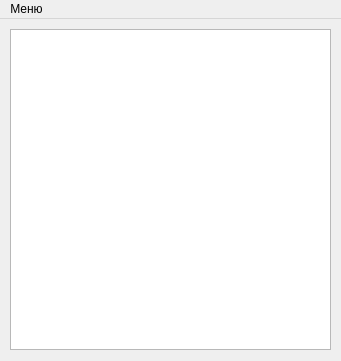
<?xml version="1.0" encoding="UTF-8"?>
<ui version="4.0">
 <class>windowStart</class>
 <widget class="QMainWindow" name="windowStart">
  <property name="geometry">
   <rect>
    <x>0</x>
    <y>0</y>
    <width>341</width>
    <height>361</height>
   </rect>
  </property>
  <property name="windowTitle">
   <string>Open-Program</string>
  </property>
  <property name="windowIcon">
   <iconset theme="C:\Users\User\PycharmProjects\Open-Program\icos\app.ico"/>
  </property>
  <widget class="QWidget" name="centralwidget">
   <widget class="QListWidget" name="listView">
    <property name="geometry">
     <rect>
      <x>10</x>
      <y>10</y>
      <width>321</width>
      <height>321</height>
     </rect>
    </property>
   </widget>
  </widget>
  <widget class="QMenuBar" name="menuBar">
   <property name="geometry">
    <rect>
     <x>0</x>
     <y>0</y>
     <width>341</width>
     <height>21</height>
    </rect>
   </property>
   <widget class="QMenu" name="menuButton">
    <property name="title">
     <string>Меню</string>
    </property>
    <addaction name="actionSettings"/>
    <addaction name="separator"/>
    <addaction name="exitAction"/>
   </widget>
   <addaction name="menuButton"/>
  </widget>
  <action name="actionSettings">
   <property name="icon">
    <iconset theme="C:\Users\User\PycharmProjects\Open-Program\icos\cogweel.ico">
     <normaloff>.</normaloff>.</iconset>
   </property>
   <property name="text">
    <string>Настройки</string>
   </property>
  </action>
  <action name="exitAction">
   <property name="icon">
    <iconset theme="C:\Users\User\PycharmProjects\Open-Program\icos\exit.ico">
     <normaloff>.</normaloff>.</iconset>
   </property>
   <property name="text">
    <string>Выход</string>
   </property>
  </action>
 </widget>
 <resources/>
 <connections/>
</ui>
